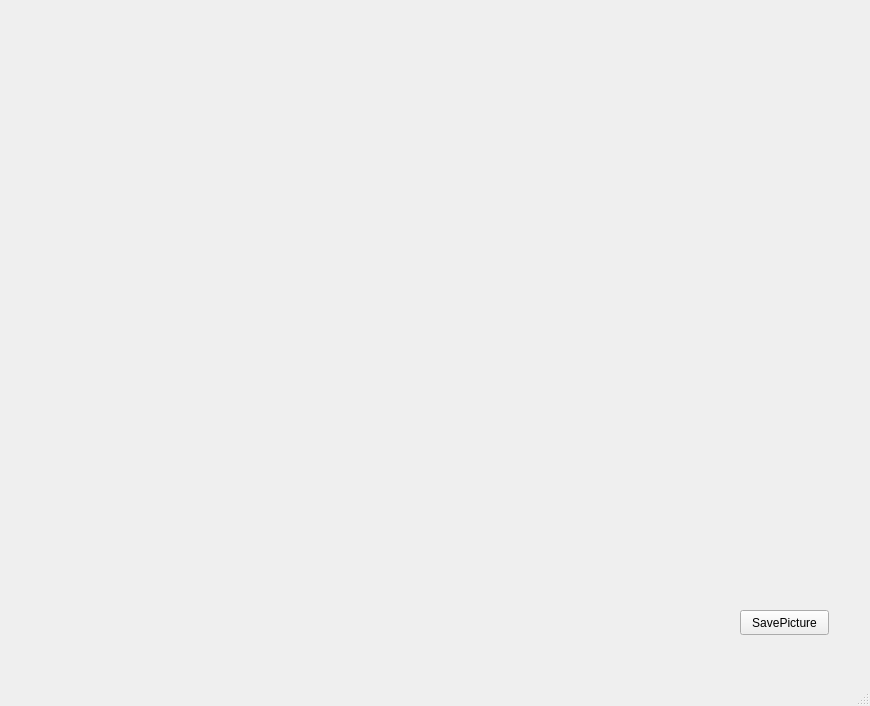
<?xml version="1.0" encoding="UTF-8"?>
<ui version="4.0">
 <class>MainWindow</class>
 <widget class="QMainWindow" name="MainWindow">
  <property name="geometry">
   <rect>
    <x>0</x>
    <y>0</y>
    <width>870</width>
    <height>706</height>
   </rect>
  </property>
  <property name="windowTitle">
   <string>MainWindow</string>
  </property>
  <widget class="QWidget" name="centralwidget">
   <widget class="QLabel" name="PictureView">
    <property name="geometry">
     <rect>
      <x>0</x>
      <y>0</y>
      <width>801</width>
      <height>571</height>
     </rect>
    </property>
    <property name="text">
     <string/>
    </property>
   </widget>
   <widget class="QPushButton" name="pushButton">
    <property name="geometry">
     <rect>
      <x>740</x>
      <y>610</y>
      <width>89</width>
      <height>25</height>
     </rect>
    </property>
    <property name="text">
     <string>SavePicture</string>
    </property>
   </widget>
  </widget>
  <widget class="QMenuBar" name="menubar">
   <property name="geometry">
    <rect>
     <x>0</x>
     <y>0</y>
     <width>870</width>
     <height>28</height>
    </rect>
   </property>
  </widget>
  <widget class="QStatusBar" name="statusbar"/>
 </widget>
 <resources/>
 <connections/>
</ui>
